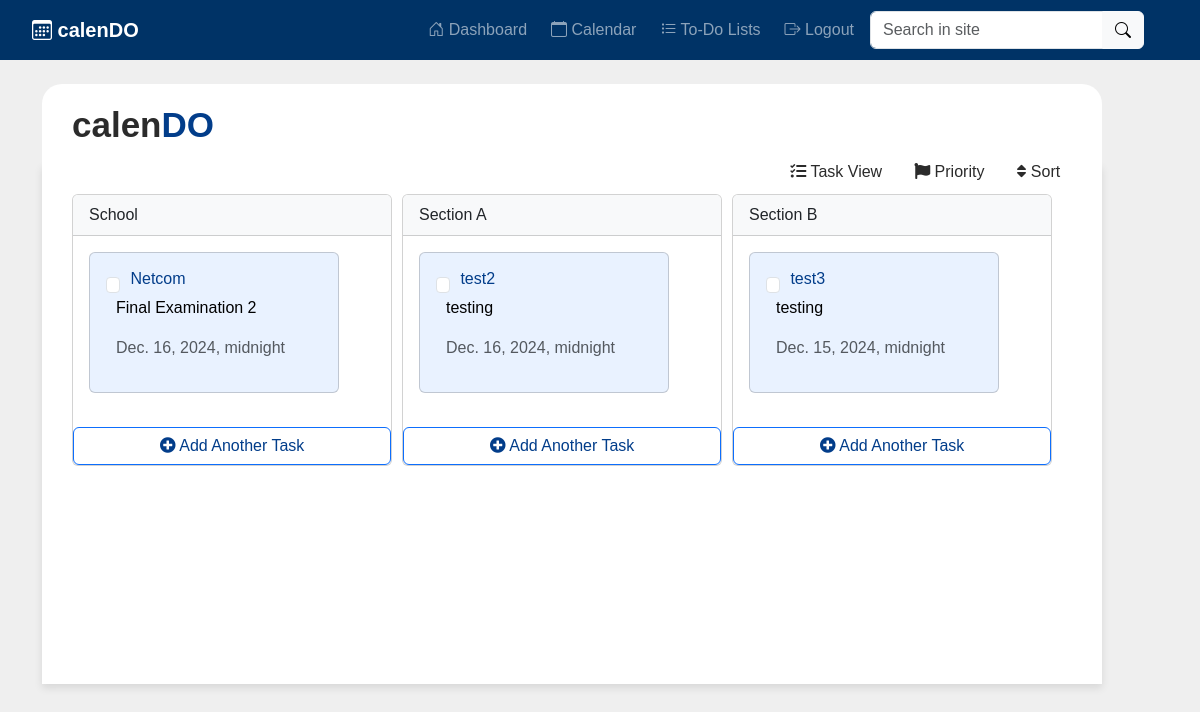
The page /todo/ (signed in) on the database its author committed.
### calendo/models.py (models this page shows, shortened)
class Task(models.Model):
    user = models.ForeignKey(User, on_delete=models.CASCADE, null=True, blank=True)
    task_name = models.CharField(max_length=200)
    description = models.TextField(null=True, blank=True)
    status = models.BooleanField(default=False)
    section = models.CharField(max_length=200, null=True, blank=True)
    priority = models.CharField(max_length=200, null=True, blank=True)
    due_date = models.DateTimeField(null=True, blank=True)
    created = models.DateTimeField(auto_now_add=True)
    class Meta:
        ordering = ['status']

### calendo/views.py (the view)
# urls.py: path('todo/', views.todo_index, name='todo_index'),
@login_required(login_url='login')
def todo_index(request):
    tasks = Task.objects.all()
    sections_and_tasks = {}
    for task in tasks:
        if task.section not in sections_and_tasks:
            sections_and_tasks[task.section] = []
        sections_and_tasks[task.section].append(task)
    return render(request, 'todo/todo-index.html', {'sections_and_tasks': sections_and_tasks})

### templates/todo/todo-index.html (shortened to what this page needs)
<head>
    <link rel="stylesheet" href="https://cdnjs.cloudflare.com/ajax/libs/font-awesome/6.0.0-beta3/css/all.min.css">
</head>
{% extends "partials/base.html" %}
{% block content %}
<div class="container mt-4">
    <div class="sticky-header">
        <h1 class="text-primary calendo"><span class="calen">calen</span><span class="do">DO</span></h1>
        <div class="d-flex justify-content-end mb-1">
            <button class="btn no-border-btn me-2">
                <i class="fas fa-tasks"></i> Task View
            </button>
            <button class="btn no-border-btn me-2" data-bs-toggle="modal" data-bs-target="#priorityModal">
                <i class="fas fa-flag"></i> Priority
            </button>
            <button class="btn no-border-btn" data-bs-toggle="modal" data-bs-target="#sortModal">
                <i class="fas fa-sort"></i> Sort
            </button>
        </div>
    </div>
    <div class="task-container">
        <div class="d-flex flex-row">
            {% if sections_and_tasks %}
                {% for section, tasks in sections_and_tasks.items %}
                <div class="section-container">
                    <div class="card">
                        <div class="card-header bg-light">{{ section }}</div>
                        <div class="card-body tasks-wrapper">
                            {% for task in tasks %}
                            <div class="card mb-2 task-card" data-task-id="{{ task.id }}" data-task-priority="{{ task.priority }}" data-task-due-date="{{ task.due_date }}">
                                <div class="card-body">
                                    <div class="d-flex align-items-center">
                                        <input type="checkbox" class="form-check-input check-off-btn" data-task-id="{{ task.id }}">
                                        <h5 class="card-title task-title">{{ task.task_name }}</h5>
                                    </div>
                                    <div class="task-content">
                                        <p class="card-text task-text">{{ task.description }}</p>
                                        <p class="text-muted task-date">{{ task.due_date }}</p>
                                    </div>
                                </div>
                            </div>
                            {% endfor %}
                        </div>
                        <div class="add-task-container">
                            <button class="btn btn-outline-primary w-100 add-task-btn" data-bs-toggle="modal" data-bs-target="#addTaskModal">
                                <i class="fas fa-plus-circle"></i> Add Another Task
                            </button>
                        </div>
                    </div>
                </div>
                {% endfor %}
            {% endif %}
        </div>
    </div>
</div>
{% endblock %}

### static/css/style.css (style rules this page uses)
body { font-family: Arial, sans-serif; margin: 0; background-color: #f5f5f5; }

### templates/todo/todo-index.html (style rules this page uses)
* { margin: 0; padding: 0; box-sizing: border-box; font-family: Arial, sans-serif; }
body { background-color: #EFEFEF; }
.calen { color: #2B2B2B; }
.do { color: #023D8A; }
.calendo { font-size: 35px; font-weight: bold; }
.task-card { background-color: #E9F2FF; color: #023D8A; width: 250px; margin-right: 10px; word-wrap: break-word; overflow-wrap: break-word; overflow: hidden; }
.task-title { color: #023D8A; display: block; align-items: center; word-wrap: break-word; overflow-wrap: break-word; font-size: 16px; white-space: nowrap; overflow: hidden; text-overflow: ellipsis; width: 100%; }
.task-content { display: flex; flex-direction: column; margin-left: 10px; word-wrap: break-word; overflow-wrap: break-word; }
.task-text { color: black; word-wrap: break-word; overflow-wrap: break-word; }
.task-date { color: #023D8A; }
.check-off-btn { color: #023D8A; cursor: pointer; margin-right: 10px; }
.add-task-btn { color: #023D8A; }
.no-border-btn { border: none; background: none; color: #2B2B2B; }
.task-container { background-color: #ffffff; padding: 30px; box-shadow: 0 4px 8px rgba(0, 0, 0, 0.1); overflow-x: auto; overflow-y: hidden; white-space: nowrap; width: 95%; height: 65%; display: flex; flex-direction: column; position: relative; }
.sticky-header { position: sticky; top: 0; background-color: #ffffff; z-index: 1000; padding: 20px 30px; border-top-left-radius: 20px; border-top-right-radius: 20px; width: 95%; height: 10%; }
.section-container { display: inline-block; vertical-align: top; width: 320px; margin-right: 10px; }
.tasks-wrapper { max-height: 230px; overflow-y: auto; overflow-x: hidden; }
.add-task-container { margin-top: 10px; }

### rows shown on the page
Task: section "School", task_name "Netcom", description "Final Examination 2", due_date "Dec. 16, 2024, midnight"
Task: section "Section A", task_name "test2", description "testing", due_date "Dec. 16, 2024, midnight"
Task: section "Section B", task_name "test3", description "testing", due_date "Dec. 15, 2024, midnight"
